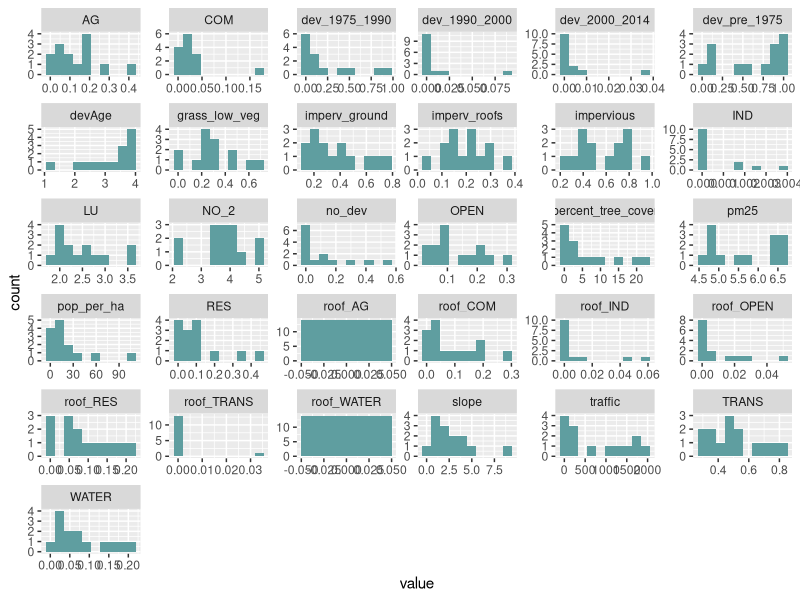
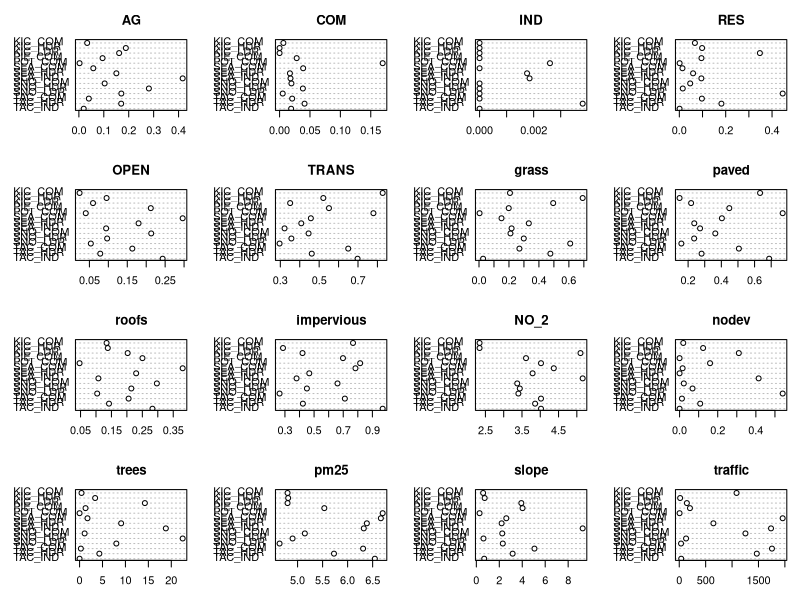
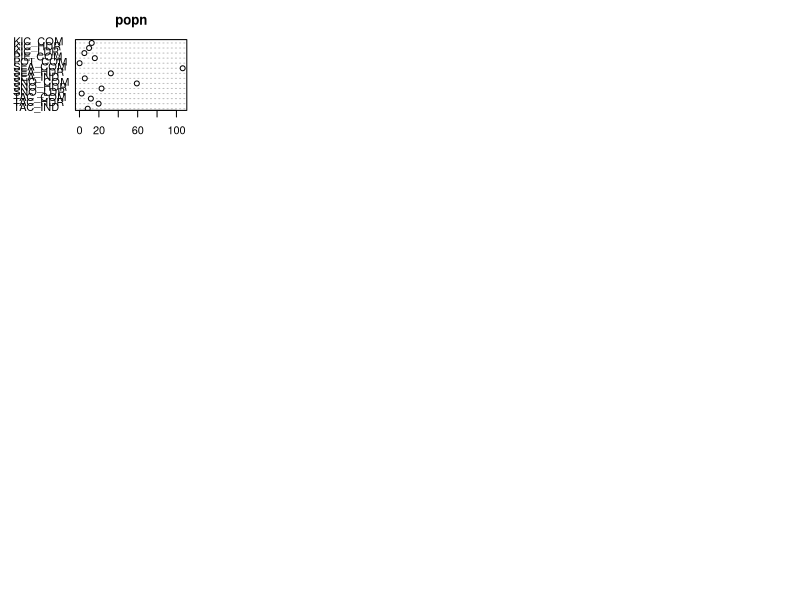
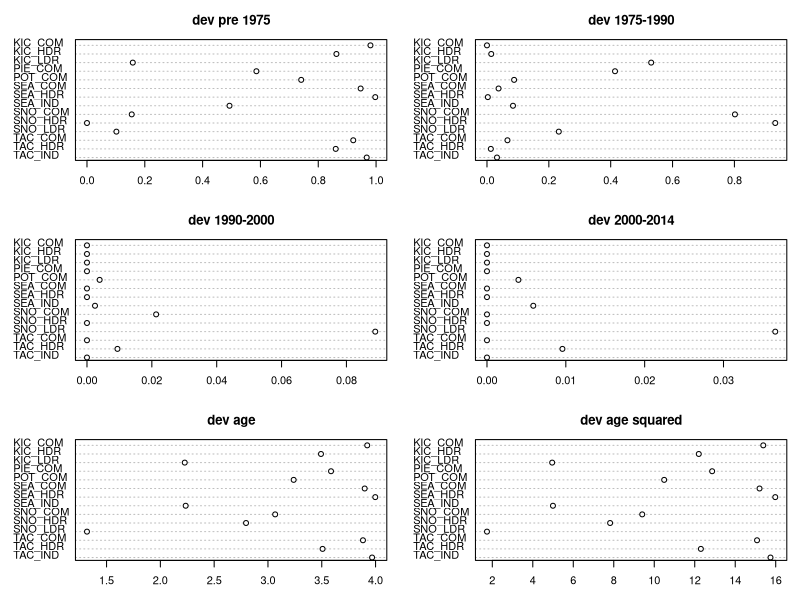
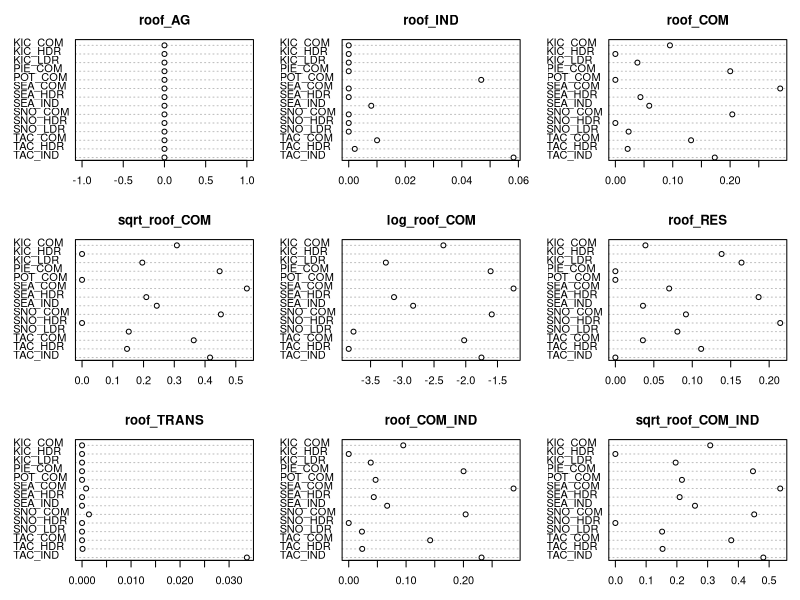
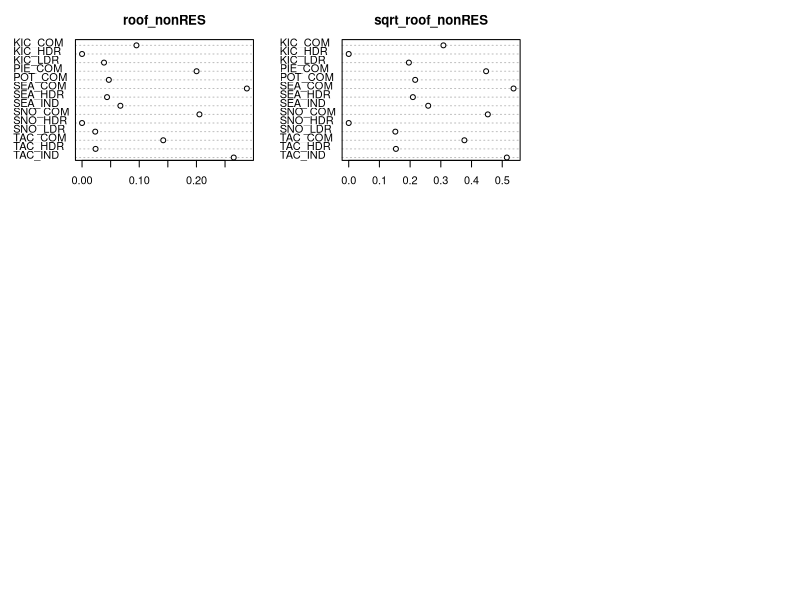
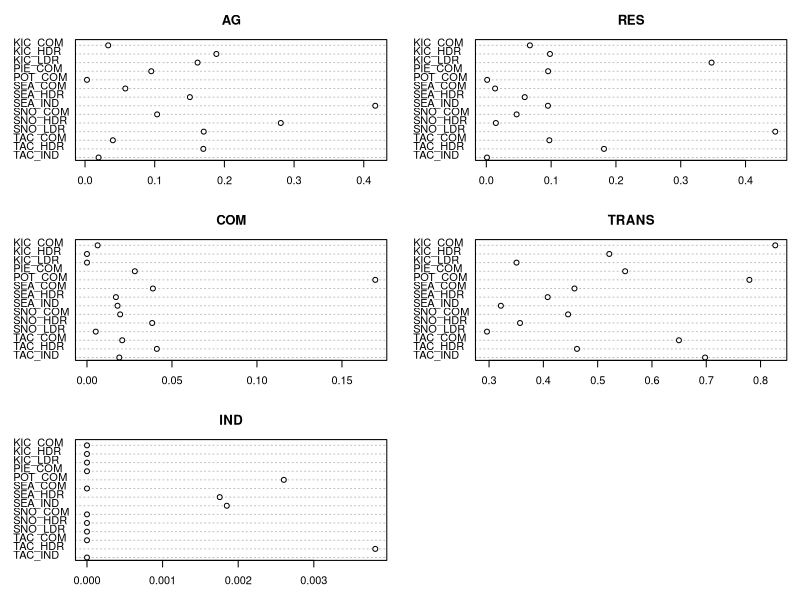
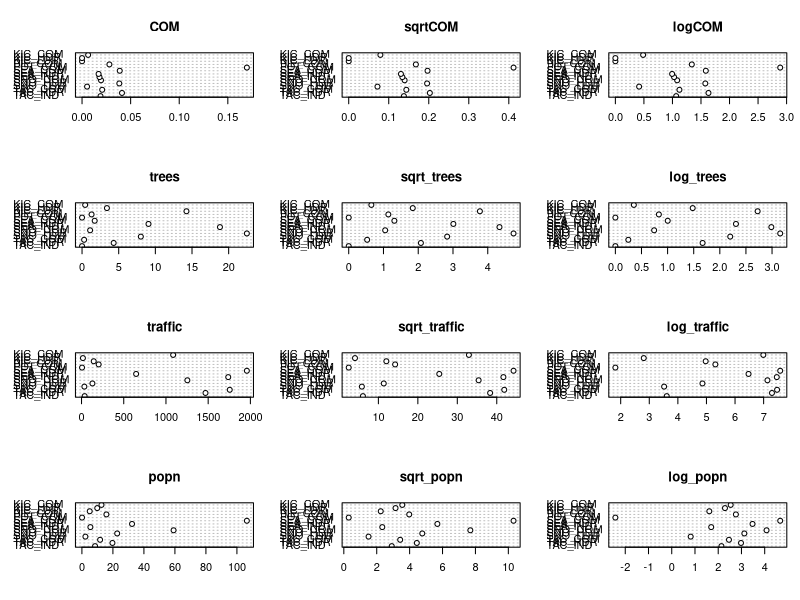

These charts were generated, in order, by the following R code: (Note: this script raises an error after producing the figures.)
# Get raw spatial predictors and prepare them by standardizing as needed.
# Note that this version obtains the raw spatial predictors extracted directly from Earth Engine,
# rather than the spatial predictors in the python notebook, that were copied and pasted into a csv file.

# Additionally, v3 also processes landuse percentage predictors

# avg_AADT = average annual daily traffic

# Author: Eva Dusek Jennings
# Date: May 27, 2021
#---------------------------------------------

library(tidyverse)
library(here)
#library(magrittr)

sp <- read.csv(file=here("data", "spatial_predictors_raw.csv")) %>%
  dplyr::rename(location=Location_N) %>%   #rename column "Location_N" to "location"
  dplyr::filter(! (location %in% c("POSOUTFALL_60",  #remove the following sites: Port of Seattle outfall (unrepresentative of other watersheds)
                            "PIEHIRES_OUT",   #                            Pierce County High Residential (data were collected in the middle of a stream)
                            "PIELORES_OUT"))) %>%  #                            Pierce County Low Residential (data collected in the middle of a stream)  
                    #NOTE: Centering and scaling happen in this script, so the mean & sd for standardization will NOT include these sites.
  dplyr::mutate(loc = case_when(  #add shorthand location names
    location == "KICLDRS8D_OUT" ~ "KIC_LDR",
    location == "KICHDRS8D_OUT" ~ "KIC_HDR",
    location == "KICCOMS8D_OUT" ~ "KIC_COM",
    location == "SEAI1S8D_OUT" ~ "SEA_IND",
    location == "SEAC1S8D_OUT" ~ "SEA_COM",
    location == "SEAR1S8D_OUT" ~ "SEA_HDR",
    location == "SNO_COM" ~ "SNO_COM",
    location == "SNO_LDR" ~ "SNO_LDR",
    location == "SNO_HDR" ~ "SNO_HDR",
    location == "TAC001S8D_OF235" ~ "TAC_COM",
    location == "TAC003S8D_OF245" ~ "TAC_IND",
    location == "TFWFD1" ~ "TAC_HDR",
    location == "PIECOMM_OUT" ~ "PIE_COM",
    location == "POT564S8D_OUT" ~ "POT_COM"
    ))
 

# #fix location names for TAC001S8D and TAC003S8D so that they match with the COC data   ###THIS WAS DONE ALREADY IN NEW WATERSHED EE DATA!
# sp$location <- as.character(sp$location)
# sp$location[which(sp$location=="TAC001S8D_OF2")] <- "TAC001S8D_OF235"
# sp$location[which(sp$location=="TAC003S8D_OF2")] <- "TAC003S8D_OF245"

#create a new column for proportion of development by age as a continuous variable, where the larger
#  the number, the larger the proportion of old development.  Numbers close to 0 either have very new
#  development, or very little development.
sp$devAge <- 4*sp$dev_pre_1975 + 3*sp$dev_1975_1990 + 2*sp$dev_1990_2000 + 1*sp$dev_2000_2014

#create a new column for landuse as a continuous variable, where the larger the number,
#  the more commercially/ industrially developed the area is.
sp$LU <- 1*sp$AG + 2*sp$RES + 3*sp$COM + 4*sp$TRANS + 5*sp$IND

#look at histograms of the data; determine which columns require log-transformation;
#  look for explanatory variables that have extreme observations; these will likely need
#  a transformation applied to them
ggplot(gather(subset(sp, select=-c(location, loc))), aes(value)) +
  geom_histogram(bins=10, fill = "cadetBlue") +
  facet_wrap(~key, scales = "free")

#use cleveland dotcharts to determine which predictors have extreme values and thus require xforms
sp$loc <- as.factor(sp$loc)
op <- par(mfrow=c(4,4), mar=c(3,3,3,1))
dotchart(sp$AG, main="AG", group=sp$loc)  #agriculture and silviculture
#dotchart(sqrt(sp$AG), main="sqrtAG", group=sp$loc)  #agriculture and silviculture
dotchart(sp$COM, main="COM", group=sp$loc)  #commercial
#dotchart(sqrt(sp$COM), main="sqrtCOM", group=sp$loc)  #commercial
#dotchart(log(sp$COM), main="logCOM", group=sp$loc)  #commercial
dotchart(sp$IND, main="IND", group=sp$loc)  #industrial
dotchart(sp$RES, main="RES", group=sp$loc)  #residential
dotchart(sp$OPEN, main="OPEN", group=sp$loc)  #open space
#dotchart(sqrt(sp$RES), main="sqrtRES", group=sp$loc)  #residential
dotchart(sp$TRANS, main="TRANS", group=sp$loc)  #transportation (proportion of landuse)
dotchart(sp$grass_low_veg, main="grass", group=sp$loc)  
dotchart(sp$imperv_ground, main="paved", group=sp$loc)  
dotchart(sp$imperv_roofs, main="roofs", group=sp$loc)  
dotchart(sp$impervious, main="impervious", group=sp$loc)
dotchart(sp$NO_2, main="NO_2", group=sp$loc)
#dotchart(sqrt(sp$no_dev), main="sqrt_nodev", group=sp$loc)  
#dotchart(log(sp$no_dev*100+1), main="log_nodev", group=sp$loc)  
dotchart(sp$no_dev, main="nodev", group=sp$loc)  
dotchart(sp$percent_tree_cover, main="trees", group=sp$loc)  
dotchart(sp$pm25, main="pm25", group=sp$loc)  
dotchart(sp$slope, main="slope", group=sp$loc)  
dotchart(sp$traffic, main="traffic", group=sp$loc)  
dotchart(sp$pop_per_ha, main="popn", group=sp$loc)  
#looks like the following require strong transformations: COM, trees, traffic, popn
#  these might need weak transformations: AG, IND, RES, nodev, slope

par(mfrow=c(3,2))
#dotchart(sp$no_dev, main="nodev", group=sp$loc)  
dotchart(sp$dev_pre_1975, main="dev pre 1975", group=sp$loc)  
dotchart(sp$dev_1975_1990, main="dev 1975-1990", group=sp$loc)  
dotchart(sp$dev_1990_2000, main="dev 1990-2000", group=sp$loc)  
dotchart(sp$dev_2000_2014, main="dev 2000-2014", group=sp$loc)  
dotchart(sp$devAge, main="dev age", group=sp$loc)  
# dotchart(sqrt(sp$devAge), main="sqrt dev age", group=sp$loc)
# dotchart(log(sp$devAge), main="ln dev age", group=sp$loc)
# dotchart(exp(sp$devAge), main="exp dev age", group=sp$loc)
dotchart((sp$devAge)^2, main="dev age squared", group=sp$loc)


par(mfrow=c(3,3))
dotchart(sp$roof_AG, main="roof_AG", group=sp$loc)  #AG and TIMBER combined
dotchart(sp$roof_IND, main="roof_IND", group=sp$loc)  
dotchart(sp$roof_COM, main="roof_COM", group=sp$loc)  
dotchart(sqrt(sp$roof_COM), main="sqrt_roof_COM", group=sp$loc)  
dotchart(log(sp$roof_COM), main="log_roof_COM", group=sp$loc)  
dotchart(sp$roof_RES, main="roof_RES", group=sp$loc)  
dotchart(sp$roof_TRANS, main="roof_TRANS", group=sp$loc) 
dotchart(sp$roof_COM + sp$roof_IND, main="roof_COM_IND", group=sp$loc)  
dotchart(sqrt(sp$roof_COM + sp$roof_IND), main="sqrt_roof_COM_IND", group=sp$loc)  
dotchart(sp$roof_AG + sp$roof_COM + sp$roof_IND + sp$roof_TRANS, main="roof_nonRES", group=sp$loc)
dotchart(sqrt(sp$roof_AG + sp$roof_COM + sp$roof_IND + sp$roof_TRANS), main="sqrt_roof_nonRES", group=sp$loc)
#The various roof types should either ALL be transformed, or none should be transformed,
#  as they might be combined together in various ways.  Choose to NOT transform any of them.
#  Initial thought was to not transform roofs.  However, for Zinc, the relationship really should be
#  with non-RES roofs, and the nonRES roofs are too clustered on left side of the plot.  Change plan.
#  Transform roof_nonRES with sqrt xform


#create a new column for landuse as a continuous variable, where the larger the number,
#  the more commercially/ industrially developed the area is.
#sp$LU <- 1*sp$AG + 2*sp$RES + 3*sp$TRANS + 4*sp$COM + 5*sp$IND
#### This gets into all sorts of machinations for how to apply multipliers, and I can't seem to come
#       up with something that really makes sense.  Best to skip this, as it will be hard to explain
#       exactly how a certain value was chosen.

#look at various combinations of land use types (COM + IND)
par(mfrow=c(3,2))
dotchart(sp$AG, main="AG", group=sp$loc)
dotchart(sp$RES, main="RES", group=sp$loc)
dotchart(sp$COM, main="COM", group=sp$loc)  
dotchart(sp$TRANS, main="TRANS", group=sp$loc)  
dotchart(sp$IND, main="IND", group=sp$loc)  
# dotchart((sp$COM + sp$IND), main="COM+IND", group=sp$loc)  
# dotchart(log((sp$COM + sp$IND)*100+1), main="logCOM+IND", group=sp$loc)
#dotchart(sp$LU, main="land use", group=sp$loc)
#log+1 transform the combination of COM+IND


#try various transformations for COM, trees, traffic, population
#  note: log+1 transformation is chosen when some values in the dataset are 0
par(mfrow=c(4,3), mar=c(4,4,4,1))
dotchart(sp$COM, main="COM", group=sp$loc)  #commercial
dotchart(sqrt(sp$COM), main="sqrtCOM", group=sp$loc)  
dotchart(log(sp$COM*100+1), main="logCOM", group=sp$loc)  #log+1 transform is still not quite right, but slightly better than sqrt
dotchart(sp$percent_tree_cover, main="trees", group=sp$loc)  
dotchart(sqrt(sp$percent_tree_cover), main="sqrt_trees", group=sp$loc)  
dotchart(log(sp$percent_tree_cover+1), main="log_trees", group=sp$loc)  #definitely log+1-transform tree cover!
dotchart(sp$traffic, main="traffic", group=sp$loc)  
dotchart(sqrt(sp$traffic), main="sqrt_traffic", group=sp$loc)  
dotchart(log(sp$traffic), main="log_traffic", group=sp$loc)  #definitely log-transform traffic
dotchart(sp$pop_per_ha, main="popn", group=sp$loc)  
dotchart(sqrt(sp$pop_per_ha), main="sqrt_popn", group=sp$loc)  #sqrt transform is better than log for pop'n
dotchart(log(sp$pop_per_ha), main="log_popn", group=sp$loc) 
#conclusion: log-transform traffic; log+1 transform COM and trees; sqrt transform pop'n

#try sqrt transformations for AG, IND, RES, nodev and slope
par(mfrow=c(3,4), mar=c(4,4,4,1))
dotchart(sp$AG, main="AG", group=sp$loc)  
dotchart(sqrt(sp$AG), main="sqrtAG", group=sp$loc)  #choose sqrt(AG)
dotchart(sp$IND, main="IND", group=sp$loc)  
dotchart(sqrt(sp$IND), main="sqrtIND", group=sp$loc)  #this xform doesn't do much; stick with regular IND
dotchart(sp$RES, main="RES", group=sp$loc)  
dotchart(sqrt(sp$RES), main="sqrtRES", group=sp$loc)  #choose sqrt(RES)
dotchart(sp$no_dev, main="nodev", group=sp$loc)  
dotchart(sqrt(sp$no_dev), main="sqrt_nodev", group=sp$loc)  #choose sqrt(nodev)
dotchart(sp$slope, main="slope", group=sp$loc)  
dotchart(sqrt(sp$slope), main="sqrt_slope", group=sp$loc)  #choose sqrt(slope)
#conclusion: sqrt transform AG, RES, nodev, slope; no transform on IND

#create new columns for transformed data
sp_t <- sp %>%
  dplyr::relocate(location, loc) %>%  #relocate "location" column to first column
  # dplyr::select(-c(loc)) %>%  #remove temporary column "loc"
  dplyr::mutate(logCOM=log(COM*100+1),  #COM: log+1 xform
                logCOM_IND=log((COM + IND)*100+1),  #COM + IND: log+1 xform
                logTrees=log(percent_tree_cover+1),  #tree cover: log+1 xform
                logTraffic=log(traffic),  #traffic: log xform
                sqrtPopn=sqrt(pop_per_ha),  #population: sqrt xform
                sqrtAG=sqrt(AG),  #AG (agriculture/tree farming): sqrt xform
                sqrtRES=sqrt(RES),  #RES (residential): sqrt xform
                sqrtNodev=sqrt(no_dev),  #nodev: sqrt xform
                sqrtSlope=sqrt(slope),  #slope: sqrt xform
                roof_COM_IND_orig=(roof_COM + roof_IND),  #commercial + industrial landuse combined
                roof_nonRES_orig = (roof_COM + roof_IND + roof_AG + roof_TRANS + roof_OPEN),
                roof_nonRES=sqrt(roof_nonRES_orig),  #non-residential roofs
                roof_COM_IND=sqrt(roof_COM_IND_orig),
                devAge2=(devAge)^2) %>%   #development age, as a calculated continuous variable
  dplyr::rename(roofs=imperv_roofs, 
                paved=imperv_ground,
                trees=percent_tree_cover,
                nodev=no_dev,
                grass=grass_low_veg,
                popn=pop_per_ha,
                no2=NO_2) 

sp_means <- sp_sds <- rep(NA, ncol(sp_t))
sp_means[3:ncol(sp_t)] <- colMeans(sp_t[, 3:ncol(sp_t)])
sp_sds[3:ncol(sp_t)] <- apply(sp_t[,3:ncol(sp_t)], 2, sd)

sp_std <- t((t(sp_t[, 3:ncol(sp_t)])-sp_means[3:ncol(sp_t)])/sp_sds[3:ncol(sp_t)])
sp_std <- data.frame(location=as.factor(sp_t[,c("location")]), sp_std) %>%
  dplyr::select(c(location,
#                  loc,
                  sqrtAG_std=sqrtAG, 
                  logCOM_std=logCOM, 
                  IND_std=IND, 
                  OPEN_std=OPEN, 
                  sqrtRES_std=sqrtRES, 
                  TRANS_std=TRANS, 
                  logCOM_IND_std=logCOM_IND,
                  dev_pre_1975_std=dev_pre_1975, 
                  dev_1975_1990_std=dev_1975_1990, 
                  dev_1990_2000_std=dev_1990_2000, 
                  dev_2000_2014_std=dev_2000_2014, 
                  grass_std=grass, 
                  paved_std=paved, 
                  roofs_std=roofs, 
                  impervious_std=impervious,
                  no2_std=no2,
                  sqrtNodev_std=sqrtNodev, 
                  logTrees_std=logTrees,
                  pm25_std=pm25, 
                  sqrtSlope_std=sqrtSlope, 
                  sqrtPopn_std=sqrtPopn, 
                  logTraffic_std=logTraffic,
                  roof_AG_std=roof_AG,
                  roof_COM_std=roof_COM,
                  roof_IND_std=roof_IND,
                  roof_RES_std=roof_RES,
                  roof_TRANS_std=roof_TRANS,
                  roof_nonRES_std=roof_nonRES,
                  roof_COM_IND_std=roof_COM_IND,
                  devAge2_std=devAge2
                  ))#%>%
  # dplyr::relocate(dev_pre_1975_std, .before=dev_1975_1990_std) %>%
  # dplyr::relocate(logCOM_std, .after=AG_std)

sp_final <- cbind(sp_std, select(sp_t, -c("location"))) %>%
  dplyr::relocate(loc, location)

write.csv(sp_final, here("processed_data", "spatial_predictors_standardized.csv"), row.names=FALSE)


